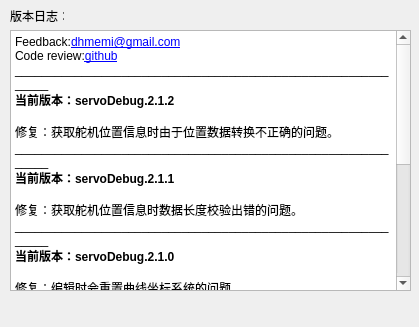
<?xml version="1.0" encoding="UTF-8"?>
<ui version="4.0">
 <class>about</class>
 <widget class="QDialog" name="about">
  <property name="geometry">
   <rect>
    <x>0</x>
    <y>0</y>
    <width>419</width>
    <height>327</height>
   </rect>
  </property>
  <property name="windowTitle">
   <string>Dialog</string>
  </property>
  <widget class="QTextBrowser" name="textBrowser">
   <property name="enabled">
    <bool>true</bool>
   </property>
   <property name="geometry">
    <rect>
     <x>10</x>
     <y>30</y>
     <width>401</width>
     <height>261</height>
    </rect>
   </property>
   <property name="html">
    <string>&lt;!DOCTYPE HTML PUBLIC &quot;-//W3C//DTD HTML 4.0//EN&quot; &quot;http://www.w3.org/TR/REC-html40/strict.dtd&quot;&gt;
&lt;html&gt;&lt;head&gt;&lt;meta name=&quot;qrichtext&quot; content=&quot;1&quot; /&gt;&lt;style type=&quot;text/css&quot;&gt;
p, li { white-space: pre-wrap; }
&lt;/style&gt;&lt;/head&gt;&lt;body style=&quot; font-family:'SimSun'; font-size:6pt; font-weight:400; font-style:normal;&quot;&gt;
&lt;p style=&quot; margin-top:0px; margin-bottom:0px; margin-left:0px; margin-right:0px; -qt-block-indent:0; text-indent:0px;&quot;&gt;&lt;span style=&quot; font-size:9pt;&quot;&gt;Feedback:&lt;/span&gt;&lt;a href=&quot;mailTo:dhmemi@gmail.com&quot;&gt;&lt;span style=&quot; font-size:9pt; text-decoration: underline; color:#0000ff;&quot;&gt;dhmemi@gmail.com&lt;/span&gt;&lt;/a&gt;&lt;/p&gt;
&lt;p style=&quot; margin-top:0px; margin-bottom:0px; margin-left:0px; margin-right:0px; -qt-block-indent:0; text-indent:0px;&quot;&gt;&lt;span style=&quot; font-size:9pt;&quot;&gt;Code review:&lt;/span&gt;&lt;a href=&quot;https://github.com/dhmemi/ServeDebug2.0&quot;&gt;&lt;span style=&quot; font-size:9pt; text-decoration: underline; color:#0000ff;&quot;&gt;github&lt;/span&gt;&lt;/a&gt;&lt;/p&gt;
&lt;p style=&quot; margin-top:0px; margin-bottom:0px; margin-left:0px; margin-right:0px; -qt-block-indent:0; text-indent:0px;&quot;&gt;&lt;span style=&quot; font-size:9pt;&quot;&gt;_____________________________________________________________&lt;/span&gt;&lt;/p&gt;
&lt;p style=&quot; margin-top:0px; margin-bottom:0px; margin-left:0px; margin-right:0px; -qt-block-indent:0; text-indent:0px;&quot;&gt;&lt;span style=&quot; font-size:9pt; font-weight:600;&quot;&gt;当前版本：servoDebug.2.1.2&lt;/span&gt;&lt;/p&gt;
&lt;p style=&quot;-qt-paragraph-type:empty; margin-top:0px; margin-bottom:0px; margin-left:0px; margin-right:0px; -qt-block-indent:0; text-indent:0px; font-size:9pt;&quot;&gt;&lt;br /&gt;&lt;/p&gt;
&lt;p style=&quot; margin-top:0px; margin-bottom:0px; margin-left:0px; margin-right:0px; -qt-block-indent:0; text-indent:0px;&quot;&gt;&lt;span style=&quot; font-size:9pt;&quot;&gt;修复：获取舵机位置信息时由于位置数据转换不正确的问题。&lt;/span&gt;&lt;/p&gt;
&lt;p style=&quot; margin-top:0px; margin-bottom:0px; margin-left:0px; margin-right:0px; -qt-block-indent:0; text-indent:0px;&quot;&gt;&lt;span style=&quot; font-size:9pt;&quot;&gt;_____________________________________________________________&lt;/span&gt;&lt;/p&gt;
&lt;p style=&quot; margin-top:0px; margin-bottom:0px; margin-left:0px; margin-right:0px; -qt-block-indent:0; text-indent:0px;&quot;&gt;&lt;span style=&quot; font-size:9pt; font-weight:600;&quot;&gt;当前版本：servoDebug.2.1.1&lt;/span&gt;&lt;/p&gt;
&lt;p style=&quot;-qt-paragraph-type:empty; margin-top:0px; margin-bottom:0px; margin-left:0px; margin-right:0px; -qt-block-indent:0; text-indent:0px; font-size:9pt;&quot;&gt;&lt;br /&gt;&lt;/p&gt;
&lt;p style=&quot; margin-top:0px; margin-bottom:0px; margin-left:0px; margin-right:0px; -qt-block-indent:0; text-indent:0px;&quot;&gt;&lt;span style=&quot; font-size:9pt;&quot;&gt;修复：获取舵机位置信息时数据长度校验出错的问题。&lt;/span&gt;&lt;/p&gt;
&lt;p style=&quot; margin-top:0px; margin-bottom:0px; margin-left:0px; margin-right:0px; -qt-block-indent:0; text-indent:0px;&quot;&gt;&lt;span style=&quot; font-size:9pt;&quot;&gt;_____________________________________________________________&lt;/span&gt;&lt;/p&gt;
&lt;p style=&quot; margin-top:0px; margin-bottom:0px; margin-left:0px; margin-right:0px; -qt-block-indent:0; text-indent:0px;&quot;&gt;&lt;span style=&quot; font-size:9pt; font-weight:600;&quot;&gt;当前版本：servoDebug.2.1.0&lt;/span&gt;&lt;/p&gt;
&lt;p style=&quot;-qt-paragraph-type:empty; margin-top:0px; margin-bottom:0px; margin-left:0px; margin-right:0px; -qt-block-indent:0; text-indent:0px; font-size:9pt;&quot;&gt;&lt;br /&gt;&lt;/p&gt;
&lt;p style=&quot; margin-top:0px; margin-bottom:0px; margin-left:0px; margin-right:0px; -qt-block-indent:0; text-indent:0px;&quot;&gt;&lt;span style=&quot; font-size:9pt;&quot;&gt;修复：编辑时会重置曲线坐标系统的问题。&lt;/span&gt;&lt;/p&gt;
&lt;p style=&quot; margin-top:0px; margin-bottom:0px; margin-left:0px; margin-right:0px; -qt-block-indent:0; text-indent:0px;&quot;&gt;&lt;span style=&quot; font-size:9pt;&quot;&gt;修复：当前帧为空时弹出警告的问题。&lt;/span&gt;&lt;/p&gt;
&lt;p style=&quot; margin-top:0px; margin-bottom:0px; margin-left:0px; margin-right:0px; -qt-block-indent:0; text-indent:0px;&quot;&gt;&lt;span style=&quot; font-size:9pt;&quot;&gt;_____________________________________________________________&lt;/span&gt;&lt;/p&gt;
&lt;p style=&quot; margin-top:0px; margin-bottom:0px; margin-left:0px; margin-right:0px; -qt-block-indent:0; text-indent:0px;&quot;&gt;&lt;span style=&quot; font-size:9pt; font-weight:600;&quot;&gt;历史版本：servoDebug.2.0.2&lt;/span&gt;&lt;/p&gt;
&lt;p style=&quot;-qt-paragraph-type:empty; margin-top:0px; margin-bottom:0px; margin-left:0px; margin-right:0px; -qt-block-indent:0; text-indent:0px; font-size:9pt;&quot;&gt;&lt;br /&gt;&lt;/p&gt;
&lt;p style=&quot; margin-top:0px; margin-bottom:0px; margin-left:0px; margin-right:0px; -qt-block-indent:0; text-indent:0px;&quot;&gt;&lt;span style=&quot; font-size:9pt;&quot;&gt;修复：应答帧逆栈回复。&lt;/span&gt;&lt;/p&gt;
&lt;p style=&quot; margin-top:0px; margin-bottom:0px; margin-left:0px; margin-right:0px; -qt-block-indent:0; text-indent:0px;&quot;&gt;&lt;span style=&quot; font-size:9pt;&quot;&gt;_____________________________________________________________&lt;/span&gt;&lt;/p&gt;
&lt;p style=&quot; margin-top:0px; margin-bottom:0px; margin-left:0px; margin-right:0px; -qt-block-indent:0; text-indent:0px;&quot;&gt;&lt;span style=&quot; font-size:9pt; font-weight:600;&quot;&gt;历史版本：servoDebug.2.0.1&lt;/span&gt;&lt;/p&gt;
&lt;p style=&quot;-qt-paragraph-type:empty; margin-top:0px; margin-bottom:0px; margin-left:0px; margin-right:0px; -qt-block-indent:0; text-indent:0px; font-size:9pt;&quot;&gt;&lt;br /&gt;&lt;/p&gt;
&lt;p style=&quot; margin-top:0px; margin-bottom:0px; margin-left:0px; margin-right:0px; -qt-block-indent:0; text-indent:0px;&quot;&gt;&lt;span style=&quot; font-size:9pt;&quot;&gt;修改：传输时间限制。&lt;/span&gt;&lt;/p&gt;
&lt;p style=&quot;-qt-paragraph-type:empty; margin-top:0px; margin-bottom:0px; margin-left:0px; margin-right:0px; -qt-block-indent:0; text-indent:0px; font-size:9pt;&quot;&gt;&lt;br /&gt;&lt;/p&gt;
&lt;p style=&quot;-qt-paragraph-type:empty; margin-top:0px; margin-bottom:0px; margin-left:0px; margin-right:0px; -qt-block-indent:0; text-indent:0px; font-size:9pt;&quot;&gt;&lt;br /&gt;&lt;/p&gt;
&lt;p style=&quot;-qt-paragraph-type:empty; margin-top:0px; margin-bottom:0px; margin-left:0px; margin-right:0px; -qt-block-indent:0; text-indent:0px; font-size:9pt;&quot;&gt;&lt;br /&gt;&lt;/p&gt;
&lt;p align=&quot;center&quot; style=&quot; margin-top:0px; margin-bottom:0px; margin-left:0px; margin-right:0px; -qt-block-indent:0; text-indent:0px;&quot;&gt;&lt;span style=&quot; font-size:9pt;&quot;&gt;Powered by &lt;/span&gt;&lt;a href=&quot;http://www.nwpu.edu.cn&quot;&gt;&lt;span style=&quot; font-size:9pt; text-decoration: underline; color:#0000ff;&quot;&gt;NUP-CollegeDancingRobotResearch&amp;amp;TraniningBase&lt;/span&gt;&lt;/a&gt;&lt;/p&gt;&lt;/body&gt;&lt;/html&gt;</string>
   </property>
   <property name="openLinks">
    <bool>false</bool>
   </property>
  </widget>
  <widget class="QLabel" name="label">
   <property name="geometry">
    <rect>
     <x>10</x>
     <y>10</y>
     <width>54</width>
     <height>12</height>
    </rect>
   </property>
   <property name="text">
    <string>版本日志：</string>
   </property>
  </widget>
 </widget>
 <resources/>
 <connections/>
</ui>
